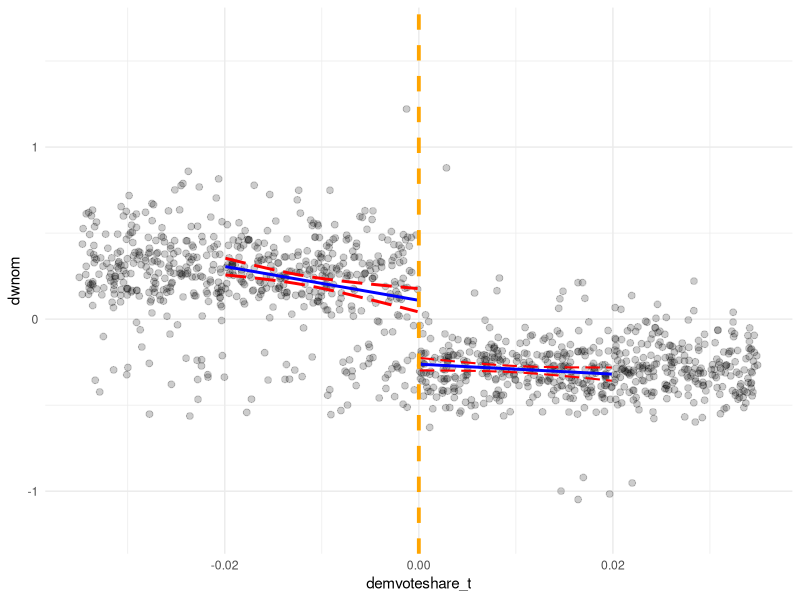
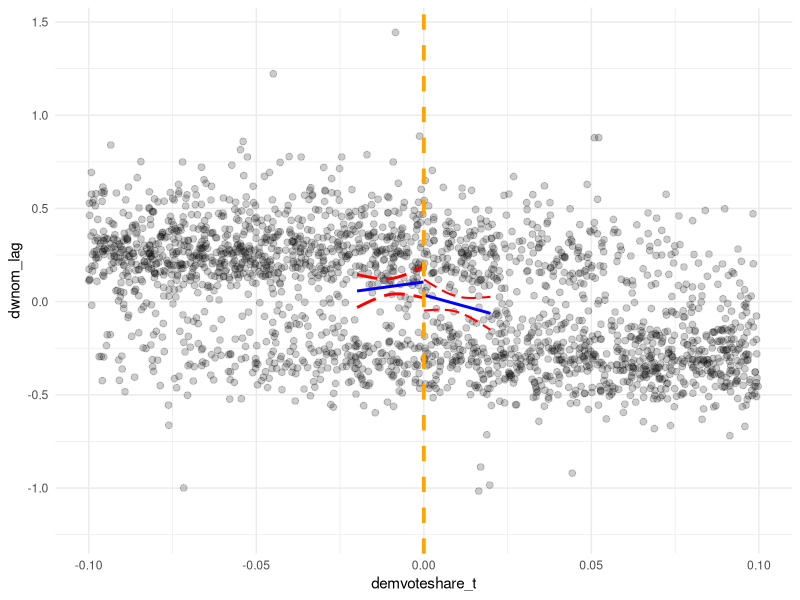
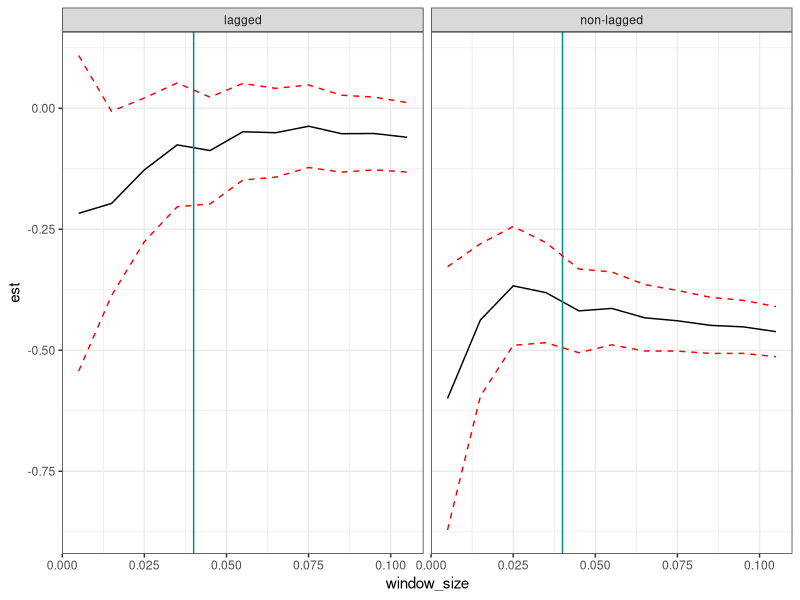

R code for these plots, in order:
## ---- chunk 1
library(here)
library(tidyverse)
library(sandwich)
data <- read.table(here("data", "rdcongress.txt"))
# response = dwnom
# forcing variable demvoteshare
## ---- chunk 2
data_clean <- data %>% 
  select(dwnom, demvoteshare) %>% 
  drop_na() %>% 
  mutate(demvoteshare_t = demvoteshare - 0.5)
## ---- chunk 3
lm_lower <- lm(
  dwnom ~ demvoteshare_t,
  data = filter(data_clean, between(demvoteshare_t, -0.02, 0))
  )
lower_vcov <- vcovHC(lm_lower, type="HC")

lm_upper <- lm(
  dwnom ~ demvoteshare_t,
  data = filter(data_clean, between(demvoteshare_t, 0, 0.02))
)
upper_vcov <- vcovHC(lm_upper, type="HC")
## ---- chunk 4
# var(intercept) + x2 var(slope) + 2*x*cov(slope, intercept)

se_lower <- fortify(lm_lower) %>% 
  mutate(
    var_l = lower_vcov[1, 1] + demvoteshare_t^2*lower_vcov[2, 2] +
      2*demvoteshare_t*lower_vcov[1, 2],
    se_l = sqrt(var_l)
    ) %>% 
  mutate(lower = .fitted - 1.96*se_l,
         upper = .fitted + 1.96*se_l) %>% 
  select(demvoteshare_t, upper, lower)

se_upper <- fortify(lm_upper) %>% 
  mutate(
    var_u = upper_vcov[1, 1] + demvoteshare_t^2*upper_vcov[2, 2] +
      2*demvoteshare_t*upper_vcov[1, 2],
    se_u = sqrt(var_u)
    ) %>% 
  mutate(lower = .fitted - 1.96*se_u,
         upper = .fitted + 1.96*se_u) %>% 
  select(demvoteshare_t, upper, lower)
  
## ---- chunk 5
data_clean %>% 
  ggplot(aes(x = demvoteshare_t, y = dwnom)) +
  geom_point(size = 2, alpha = 0.2) +
  geom_line(data = fortify(lm_lower),
            aes(x = demvoteshare_t, y = .fitted),
            size = 1, color = "blue") +
  geom_line(data = se_lower,
            aes(x = demvoteshare_t, y = lower),
            size = 1, color = "red", linetype = "longdash") +
  geom_line(data = se_lower,
            aes(x = demvoteshare_t, y = upper),
            size = 1, color = "red", linetype = "longdash") +
  geom_line(data = fortify(lm_upper),
            aes(x = demvoteshare_t, y = .fitted),
            size = 1, color = "blue") +
  geom_line(data = se_upper,
            aes(x = demvoteshare_t, y = lower),
            size = 0.7, color = "red", linetype = "longdash") +
  geom_line(data = se_upper,
            aes(x = demvoteshare_t, y = upper),
            size = 0.7, color = "red", linetype = "longdash") +
  geom_vline(xintercept = 0, color = "orange", size = 1.3, linetype = "dashed") +
  theme_minimal() +
  xlim(c(-0.035, 0.035))

## ---- chunk 6
model_data <- data_clean %>% 
  mutate(D = ifelse(demvoteshare > 0.5, 1, 0)) %>% 
  filter(between(demvoteshare, 0.48, 0.52))

mod <- lm(dwnom ~ demvoteshare_t + D + demvoteshare_t*D, data = model_data)
se <- sqrt(vcovHC(mod, type="HC")["D", "D"])
ci <- mod$coefficients["D"] + 1.96*c(-1,1)*se

data.frame(
  est = mod$coefficients["D"],
  lower = ci[1],
  upper = ci[2]
)
## ---- chunk 7
z <- (mod$coefficients["D"])/se
p_val <- 2*pnorm(z, mean = 0, sd = 1)
p_val
## ---- chunk 8
data_lagged <- data %>% 
  select(dwnom, demvoteshare, district, cngrsnum, year, state) %>% 
  mutate(demvoteshare_t = demvoteshare - 0.5) %>% 
  filter(!(year %in% c(1932, 1942, 1952, 1962, 1972, 1982, 1992, 2002))) %>% 
  drop_na() %>%
  arrange(state, district, cngrsnum) %>% 
  group_by(state, district) %>% 
  mutate(dwnom_lag = lag(dwnom)) %>% 
  ungroup()
## ---- chunk 9
lm_lower_lag <- lm(
  dwnom_lag ~ demvoteshare_t,
  data = filter(data_lagged, between(demvoteshare_t, -0.02, 0))
  )

lower_vcov_lag <- vcovHC(lm_lower_lag, type="HC")

lm_upper_lag <- lm(
  dwnom_lag ~ demvoteshare_t,
  data = filter(data_lagged, between(demvoteshare_t, 0, 0.02))
)
upper_vcov_lag <- vcovHC(lm_upper_lag, type="HC")
## ---- chunk 10
se_lower_lag <- fortify(lm_lower_lag) %>% 
  mutate(
    var_l = lower_vcov_lag[1, 1] + demvoteshare_t^2*lower_vcov_lag[2, 2] +
      2*demvoteshare_t*lower_vcov_lag[1, 2],
    se_l = sqrt(var_l)
    ) %>% 
  mutate(lower = .fitted - 1.96*se_l,
         upper = .fitted + 1.96*se_l) %>% 
  select(demvoteshare_t, upper, lower)

se_upper_lag <- fortify(lm_upper_lag) %>% 
  mutate(
    var_u = upper_vcov_lag[1, 1] + demvoteshare_t^2*upper_vcov_lag[2, 2] +
      2*demvoteshare_t*upper_vcov_lag[1, 2],
    se_u = sqrt(var_u)
    ) %>% 
  mutate(lower = .fitted - 1.96*se_u,
         upper = .fitted + 1.96*se_u) %>% 
  select(demvoteshare_t, upper, lower)
## ---- chunk 11
data_lagged %>% 
  ggplot(aes(x = demvoteshare_t, y = dwnom_lag)) +
  geom_point(size = 2, alpha = 0.2) +
  geom_line(data = fortify(lm_lower_lag),
            aes(x = demvoteshare_t, y = .fitted),
            size = 1, color = "blue") +
  geom_line(data = se_lower_lag,
            aes(x = demvoteshare_t, y = lower),
            size = 1, color = "red", linetype = "longdash") +
  geom_line(data = se_lower_lag,
            aes(x = demvoteshare_t, y = upper),
            size = 1, color = "red", linetype = "longdash") +
  geom_line(data = fortify(lm_upper_lag),
            aes(x = demvoteshare_t, y = .fitted),
            size = 1, color = "blue") +
  geom_line(data = se_upper_lag,
            aes(x = demvoteshare_t, y = lower),
            size = 0.7, color = "red", linetype = "longdash") +
  geom_line(data = se_upper_lag,
            aes(x = demvoteshare_t, y = upper),
            size = 0.7, color = "red", linetype = "longdash") +
  geom_vline(xintercept = 0, color = "orange", size = 1.3, linetype = "dashed") +
  theme_minimal() +
  xlim(c(-0.1, 0.1))
## ---- chunk 12
model_data_lag <- data_lagged %>% 
  mutate(D = ifelse(demvoteshare > 0.5, 1, 0)) %>% 
  filter(between(demvoteshare, 0.48, 0.52))

mod_lag <- lm(dwnom_lag ~ demvoteshare_t + D + demvoteshare_t*D, data = model_data_lag)
se <- sqrt(vcovHC(mod_lag, type="HC")["D", "D"])
ci <- mod_lag$coefficients["D"] + 1.96*c(-1,1)*se

data.frame(
  est = mod_lag$coefficients["D"],
  lower = ci[1],
  upper = ci[2]
)
## ---- chunk 13
z <- (mod_lag$coefficients["D"])/se
p_val <- 2*pnorm(z, mean = 0, sd = 1)

p_val
## ---- chunk 14
l <- seq(44.75, 49.75, by = 0.5)/100
u <- rev(seq(50.25, 55.25, by = 0.5)/100)

results <- data.frame()

for(i in 1:length(l)) {
  
  size <- u[i] - l[i]
  model_data <- data_lagged %>% 
    drop_na() %>% 
    mutate(D = ifelse(demvoteshare > 0.5, 1, 0)) %>% 
    filter(between(demvoteshare, l[i], u[i]))
  
  mod_lag <- lm(dwnom_lag ~ demvoteshare_t + D + demvoteshare_t*D, data = model_data)
  se_lag <- sqrt(vcovHC(mod_lag, type="HC")["D", "D"])
  ci_lag <- mod_lag$coefficients["D"] + 1.96*c(-1,1)*se_lag
  
  mod <- lm(dwnom ~ demvoteshare_t + D + demvoteshare_t*D, data = model_data)
  se <- sqrt(vcovHC(mod, type="HC")["D", "D"])
  ci <- mod$coefficients["D"] + 1.96*c(-1,1)*se
  
  ret <- data.frame(
    est = c(mod_lag$coefficients["D"], mod$coefficients["D"]),
    lower = c(ci_lag[1], ci[1]),
    upper = c(ci_lag[2], ci[2]),
    type = c("lagged", "non-lagged"),
    window_size = c(size, size)
  )
  
  results <- rbind(results, ret)
  
}
## ---- chunk 15
results %>% 
  ggplot(aes(x = window_size, y = est)) +
  geom_line() +
  geom_vline(xintercept = 0.04, color = "cyan4") +
  geom_line(aes(x = window_size, y = upper), color = "red", linetype = "dashed") +
  geom_line(aes(x = window_size, y = lower), color = "red", linetype = "dashed") +
  facet_wrap(~type) +
  theme_bw()
